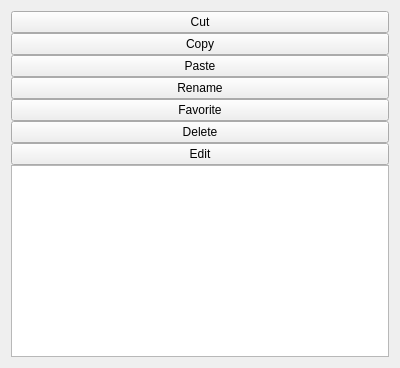
<?xml version="1.0" encoding="UTF-8"?>
<ui version="4.0">
 <class>Form</class>
 <widget class="QWidget" name="Form">
  <property name="geometry">
   <rect>
    <x>0</x>
    <y>0</y>
    <width>400</width>
    <height>300</height>
   </rect>
  </property>
  <property name="windowTitle">
   <string>Form</string>
  </property>
  <layout class="QVBoxLayout" name="verticalLayout_2">
   <item>
    <layout class="QVBoxLayout" name="verticalLayout">
     <property name="spacing">
      <number>0</number>
     </property>
     <property name="sizeConstraint">
      <enum>QLayout::SizeConstraint::SetNoConstraint</enum>
     </property>
     <item>
      <widget class="QPushButton" name="cutb">
       <property name="sizePolicy">
        <sizepolicy hsizetype="Minimum" vsizetype="Expanding">
         <horstretch>0</horstretch>
         <verstretch>0</verstretch>
        </sizepolicy>
       </property>
       <property name="text">
        <string>Cut</string>
       </property>
      </widget>
     </item>
     <item>
      <widget class="QPushButton" name="copyb">
       <property name="sizePolicy">
        <sizepolicy hsizetype="Minimum" vsizetype="Expanding">
         <horstretch>0</horstretch>
         <verstretch>0</verstretch>
        </sizepolicy>
       </property>
       <property name="text">
        <string>Copy</string>
       </property>
      </widget>
     </item>
     <item>
      <widget class="QPushButton" name="pasteb">
       <property name="sizePolicy">
        <sizepolicy hsizetype="Minimum" vsizetype="Expanding">
         <horstretch>0</horstretch>
         <verstretch>0</verstretch>
        </sizepolicy>
       </property>
       <property name="text">
        <string>Paste</string>
       </property>
      </widget>
     </item>
     <item>
      <widget class="QPushButton" name="renameb">
       <property name="sizePolicy">
        <sizepolicy hsizetype="Minimum" vsizetype="Expanding">
         <horstretch>0</horstretch>
         <verstretch>0</verstretch>
        </sizepolicy>
       </property>
       <property name="text">
        <string>Rename</string>
       </property>
      </widget>
     </item>
     <item>
      <widget class="QPushButton" name="favoriteb">
       <property name="sizePolicy">
        <sizepolicy hsizetype="Minimum" vsizetype="Expanding">
         <horstretch>0</horstretch>
         <verstretch>0</verstretch>
        </sizepolicy>
       </property>
       <property name="text">
        <string>Favorite</string>
       </property>
      </widget>
     </item>
     <item>
      <widget class="QPushButton" name="deleteb">
       <property name="sizePolicy">
        <sizepolicy hsizetype="Minimum" vsizetype="Expanding">
         <horstretch>0</horstretch>
         <verstretch>0</verstretch>
        </sizepolicy>
       </property>
       <property name="text">
        <string>Delete</string>
       </property>
      </widget>
     </item>
     <item>
      <widget class="QPushButton" name="editb">
       <property name="text">
        <string>Edit</string>
       </property>
      </widget>
     </item>
     <item>
      <widget class="QTextBrowser" name="infotxt">
       <property name="sizePolicy">
        <sizepolicy hsizetype="Expanding" vsizetype="MinimumExpanding">
         <horstretch>0</horstretch>
         <verstretch>0</verstretch>
        </sizepolicy>
       </property>
      </widget>
     </item>
    </layout>
   </item>
  </layout>
 </widget>
 <resources/>
 <connections/>
</ui>
